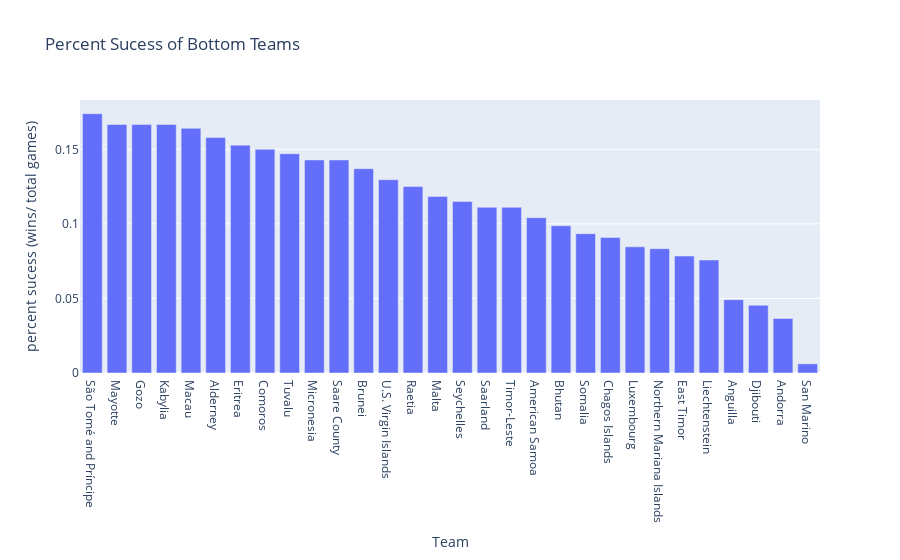

The notebook cell this image was saved under:
### Markdown cell above
### Plotly

### Code cell
success_df['percent_wins'] = success_df.wins/success_df.total_games
not_success_df = success_df.sort_values('percent_wins').head(30)
not_success_df = not_success_df.sort_values('percent_wins', ascending=False)
y = not_success_df.percent_wins
x=not_success_df.team

# create the data
data = [go.Bar(
    x=x,
    y=y
)]

# create the layout
layout = go.Layout(
    title='Percent Sucess of Bottom Teams',
    xaxis = dict(title = 'Team'), # x-axis label
    yaxis = dict(title = 'percent sucess (wins/ total games)'),
)

# create the figure
fig = go.Figure(data=data, layout=layout)
fig.show()

### Figure 1 — Plotly figure (JSON) as saved in the notebook; plotly's stock layout.template omitted (floating-point values rounded to 4 significant figures)
{"data": [{"type": "bar", "x": ["São Tomé and Príncipe", "Mayotte", "Gozo", "Kabylia", "Macau", "Alderney", "Eritrea", "Comoros", "Tuvalu", "Micronesia", "Saare County", "Brunei", "U.S. Virgin Islands", "Raetia", "Malta", "Seychelles", "Saarland", "Timor-Leste", "American Samoa", "Bhutan", "Somalia", "Chagos Islands", "Luxembourg", "Northern Mariana Islands", "East Timor", "Liechtenstein", "Anguilla", "Djibouti", "Andorra", "San Marino"], "y": [0.1739, 0.1667, 0.1667, 0.1667, 0.1641, 0.1579, 0.1528, 0.15, 0.1471, 0.1429, 0.1429, 0.137, 0.1296, 0.125, 0.1184, 0.115, 0.1111, 0.1111, 0.1042, 0.09877, 0.09346, 0.09091, 0.08458, 0.08333, 0.07843, 0.07576, 0.04918, 0.04545, 0.03659, 0.006135]}], "layout": {"autosize": true, "title": {"text": "Percent Sucess of Bottom Teams"}, "xaxis": {"autorange": true, "range": [-0.5, 29.5], "title": {"text": "Team"}, "type": "category"}, "yaxis": {"autorange": true, "range": [0, 0.1831], "title": {"text": "percent sucess (wins/ total games)"}, "type": "linear"}}}
